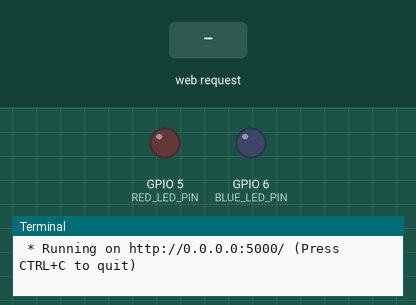
Recording of a program running on a simulated Raspberry Pi (BCM pin numbers). On the bench: output pins drawn as LEDs (lit = HIGH), the last lines printed to the terminal. The test bench sets the inputs (shaded band). The clock reads 2024-03-15 10:24:30 at power-on unless the program sets it.

Above: at 1.2 s.
1.3 s: HTTP request for /led/red/on received
At 2.1 s:
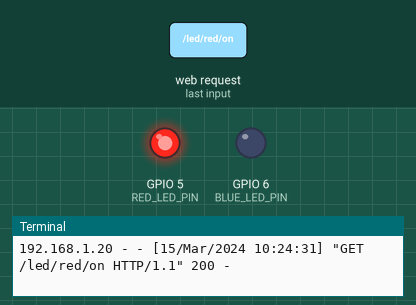
2.8 s: HTTP request for /led/blue/on received
At 3.3 s:
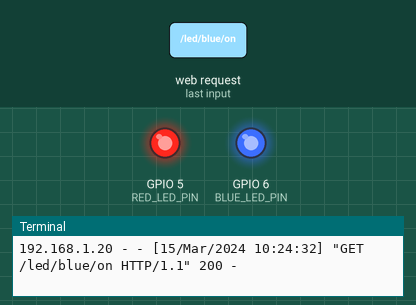
4.3 s: HTTP request for /led/red/off received
At 5.6 s:
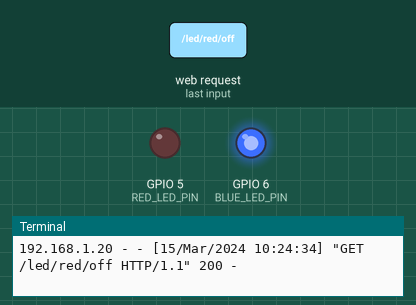
Timing chart, 0 to 7.3 s (numbered marks = the images above; inputs shaded):
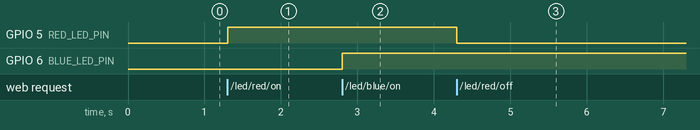

The program:

flask_led_task.py
```python
from flask import Flask
import RPi.GPIO as GPIO

RED_LED_PIN = 5
BLUE_LED_PIN = 6

# flask 객체 생성
app = Flask(__name__)

GPIO.setmode(GPIO.BCM)
GPIO.setup(RED_LED_PIN, GPIO.OUT)
GPIO.setup(BLUE_LED_PIN, GPIO.OUT)


# 0.0.0.0:5000/
@app.route("/")
def hello():
  return '''
    <p>Hello, Flask!!</p>
    <p>
        <a href="/led/red/on">RED LED ON</a>
        <a href="/led/red/off">RED LED OFF</a>
    </p>
    <p>
        <a href="/led/blue/on">BLUE LED ON</a>
        <a href="/led/blue/off">BLUE LED OFF</a>
    </p>

  '''

@app.route("/led/<op1>/<op2>")
def led_op(op1, op2):
    if op1 == "red":
        if op2 == "on":
            GPIO.output(RED_LED_PIN, GPIO.HIGH)
            return '''
                <p>RED LED ON</p>
                <a href="/">Go Home</a>
            '''
        elif op2 == "off":
            GPIO.output(RED_LED_PIN, GPIO.LOW)
            return '''
                <p>RED LED OFF</p>
                <a href="/">Go Home</a>
            '''
    elif op1 == "blue":
        if op2 == "on":
            GPIO.output(BLUE_LED_PIN, GPIO.HIGH)
            return '''
                <p>BLUE LED ON</p>
                <a href="/">Go Home</a>
            '''
        elif op2 == "off":
            GPIO.output(BLUE_LED_PIN, GPIO.LOW)
            return '''
                <p>BLUE LED OFF</p>
                <a href="/">Go Home</a>
            '''

# @app.route("/led/on")
# def led_on():
#   return '''
#     <p>LED ON</p>
#     <a href="/">Go Home</a>
#   '''

# @app.route("/led/off")
# def led_off():
#   return '''
#     <p>LED OFF</p>
#     <a href="/">Go Home</a>
#   '''

# 터미널에서 직접 실행시킨 경우
if __name__ == "__main__":
    try:
        app.run(host="0.0.0.0")
    finally:
        GPIO.cleanup()
```

Measured:
- after the input at 1.3 s, GPIO 5 (RED_LED_PIN): LOW → HIGH at once
- after the input at 2.8 s, GPIO 6 (BLUE_LED_PIN): LOW → HIGH at once
- after the input at 4.3 s, GPIO 5 (RED_LED_PIN): HIGH → LOW at once
